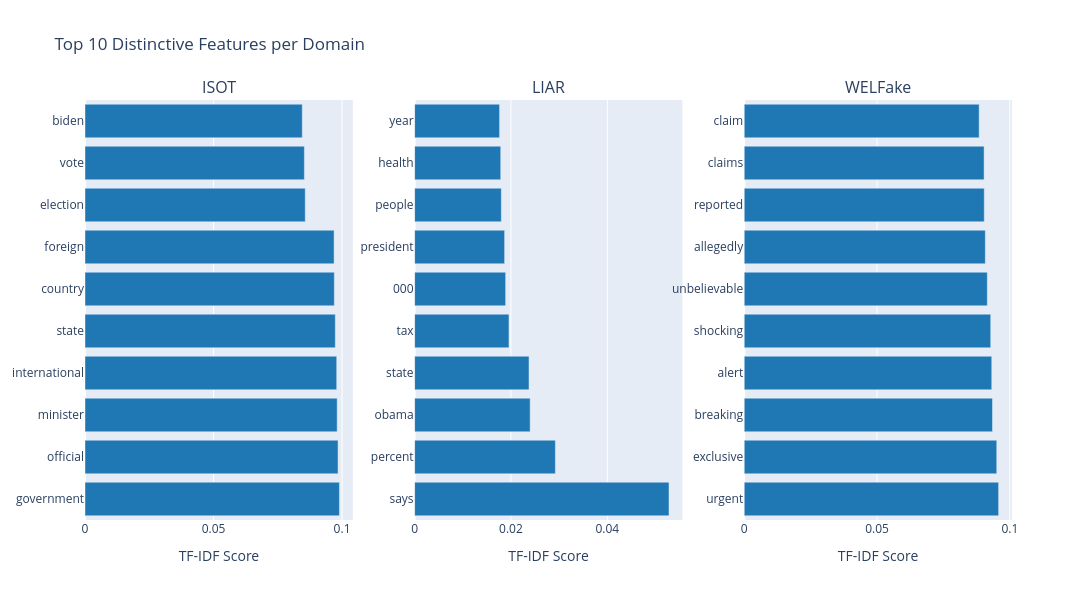
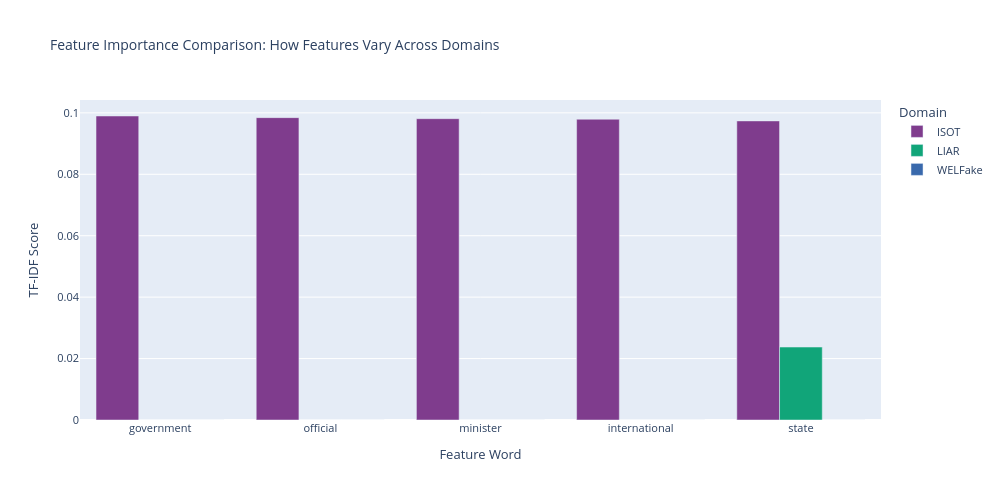

Notebook code for these charts, in order:
### Code cell
# Feature Importance Visualizations
print("\n" + "="*80)
print("FEATURE IMPORTANCE VISUALIZATIONS")
print("="*80)

if 'domain_features' in dir() and domain_features:
    # 1. Top Features by Domain (Horizontal Bar Charts)
    fig_features = make_subplots(
        rows=1, cols=len(domain_features),
        subplot_titles=list(domain_features.keys()),
        specs=[[{'type': 'bar'} for _ in domain_features]]
    )
    
    col_idx = 1
    for domain, data in sorted(domain_features.items()):
        features = data['features'][:10]  # Top 10
        scores = data['scores'][:10]
        
        fig_features.add_trace(
            go.Bar(
                y=features,
                x=scores,
                orientation='h',
                marker_color='#1f77b4',
                showlegend=False,
                hovertemplate='<b>%{y}</b><br>TF-IDF: %{x:.4f}<extra></extra>'
            ),
            row=1, col=col_idx
        )
        
        col_idx += 1
    
    fig_features.update_xaxes(title_text='TF-IDF Score')
    fig_features.update_layout(
        title_text='Top 10 Distinctive Features per Domain',
        height=600,
        width=1200,
        showlegend=False
    )
    
    fig_features.show()
    print("✓ Horizontal bar chart: Top features per domain")
    
    # 2. Feature Score Comparison (if multiple domains)
    if len(domain_features) > 1:
        domains_list = list(domain_features.keys())
        
        # Create comparison for top 5 features from first domain
        top_features_domain1 = domain_features[domains_list[0]]['features'][:5]
        
        comparison_data = []
        for feat in top_features_domain1:
            for domain in domains_list:
                if feat in domain_features[domain]['features']:
                    idx = domain_features[domain]['features'].index(feat)
                    score = domain_features[domain]['scores'][idx]
                else:
                    score = 0
                
                comparison_data.append({
                    'Feature': feat,
                    'Domain': domain,
                    'Score': score
                })
        
        comparison_df = pd.DataFrame(comparison_data)
        
        fig_comp = px.bar(
            comparison_df,
            x='Feature',
            y='Score',
            color='Domain',
            barmode='group',
            title='Feature Importance Comparison: How Features Vary Across Domains',
            labels={'Score': 'TF-IDF Score', 'Feature': 'Feature Word'},
            height=500,
            width=1000,
            color_discrete_sequence=px.colors.qualitative.Bold
        )
        
        fig_comp.update_layout(
            hovermode='x unified',
            font=dict(size=11),
            title_font_size=14
        )
        
        fig_comp.show()
        print("✓ Grouped bar chart: Feature importance comparison across domains")
    
    print("\n✓ Feature importance visualizations complete!")

else:
    print("⚠ Domain features not available for visualization")

### Figure 1 — Plotly figure (JSON) as saved in the notebook; plotly's stock layout.template omitted (floating-point values rounded to 4 significant figures)
{"data": [{"hovertemplate": "<b>%{y}</b><br>TF-IDF: %{x:.4f}<extra></extra>", "marker": {"color": "#1f77b4"}, "orientation": "h", "showlegend": false, "type": "bar", "x": [0.09898, 0.09845, 0.09811, 0.09793, 0.09738, 0.097, 0.09691, 0.08568, 0.08535, 0.08453], "xaxis": "x", "y": ["government", "official", "minister", "international", "state", "country", "foreign", "election", "vote", "biden"], "yaxis": "y"}, {"hovertemplate": "<b>%{y}</b><br>TF-IDF: %{x:.4f}<extra></extra>", "marker": {"color": "#1f77b4"}, "orientation": "h", "showlegend": false, "type": "bar", "x": [0.05281, 0.02922, 0.02399, 0.02375, 0.01959, 0.0189, 0.01868, 0.018, 0.01788, 0.01764], "xaxis": "x2", "y": ["says", "percent", "obama", "state", "tax", "000", "president", "people", "health", "year"], "yaxis": "y2"}, {"hovertemplate": "<b>%{y}</b><br>TF-IDF: %{x:.4f}<extra></extra>", "marker": {"color": "#1f77b4"}, "orientation": "h", "showlegend": false, "type": "bar", "x": [0.09577, 0.09507, 0.09346, 0.09319, 0.0928, 0.09151, 0.09077, 0.09037, 0.09031, 0.08845], "xaxis": "x3", "y": ["urgent", "exclusive", "breaking", "alert", "shocking", "unbelievable", "allegedly", "reported", "claims", "claim"], "yaxis": "y3"}], "layout": {"annotations": [{"font": {"size": 16}, "showarrow": false, "text": "ISOT", "x": 0.1444, "xanchor": "center", "xref": "paper", "y": 1, "yanchor": "bottom", "yref": "paper"}, {"font": {"size": 16}, "showarrow": false, "text": "LIAR", "x": 0.5, "xanchor": "center", "xref": "paper", "y": 1, "yanchor": "bottom", "yref": "paper"}, {"font": {"size": 16}, "showarrow": false, "text": "WELFake", "x": 0.8556, "xanchor": "center", "xref": "paper", "y": 1, "yanchor": "bottom", "yref": "paper"}], "height": 600, "showlegend": false, "title": {"text": "Top 10 Distinctive Features per Domain"}, "width": 1200, "xaxis": {"anchor": "y", "domain": [0, 0.2889], "title": {"text": "TF-IDF Score"}}, "xaxis2": {"anchor": "y2", "domain": [0.3556, 0.6444], "title": {"text": "TF-IDF Score"}}, "xaxis3": {"anchor": "y3", "domain": [0.7111, 1], "title": {"text": "TF-IDF Score"}}, "yaxis": {"anchor": "x", "domain": [0, 1]}, "yaxis2": {"anchor": "x2", "domain": [0, 1]}, "yaxis3": {"anchor": "x3", "domain": [0, 1]}}}

### Figure 2 — Plotly figure (JSON) as saved in the notebook; plotly's stock layout.template omitted (floating-point values rounded to 4 significant figures)
{"data": [{"alignmentgroup": "True", "hovertemplate": "Domain=ISOT<br>Feature Word=%{x}<br>TF-IDF Score=%{y}<extra></extra>", "legendgroup": "ISOT", "marker": {"color": "rgb(127, 60, 141)", "pattern": {"shape": ""}}, "name": "ISOT", "offsetgroup": "ISOT", "orientation": "v", "showlegend": true, "textposition": "auto", "type": "bar", "x": ["government", "official", "minister", "international", "state"], "xaxis": "x", "y": [0.09898, 0.09845, 0.09811, 0.09793, 0.09738], "yaxis": "y"}, {"alignmentgroup": "True", "hovertemplate": "Domain=LIAR<br>Feature Word=%{x}<br>TF-IDF Score=%{y}<extra></extra>", "legendgroup": "LIAR", "marker": {"color": "rgb(17, 165, 121)", "pattern": {"shape": ""}}, "name": "LIAR", "offsetgroup": "LIAR", "orientation": "v", "showlegend": true, "textposition": "auto", "type": "bar", "x": ["government", "official", "minister", "international", "state"], "xaxis": "x", "y": [0.0, 0.0, 0.0, 0.0, 0.02375], "yaxis": "y"}, {"alignmentgroup": "True", "hovertemplate": "Domain=WELFake<br>Feature Word=%{x}<br>TF-IDF Score=%{y}<extra></extra>", "legendgroup": "WELFake", "marker": {"color": "rgb(57, 105, 172)", "pattern": {"shape": ""}}, "name": "WELFake", "offsetgroup": "WELFake", "orientation": "v", "showlegend": true, "textposition": "auto", "type": "bar", "x": ["government", "official", "minister", "international", "state"], "xaxis": "x", "y": [0.0, 0.0, 0.0, 0.0, 0.0], "yaxis": "y"}], "layout": {"barmode": "group", "font": {"size": 11}, "height": 500, "hovermode": "x unified", "legend": {"title": {"text": "Domain"}, "tracegroupgap": 0}, "title": {"font": {"size": 14}, "text": "Feature Importance Comparison: How Features Vary Across Domains"}, "width": 1000, "xaxis": {"anchor": "y", "domain": [0, 1], "title": {"text": "Feature Word"}}, "yaxis": {"anchor": "x", "domain": [0, 1], "title": {"text": "TF-IDF Score"}}}}
